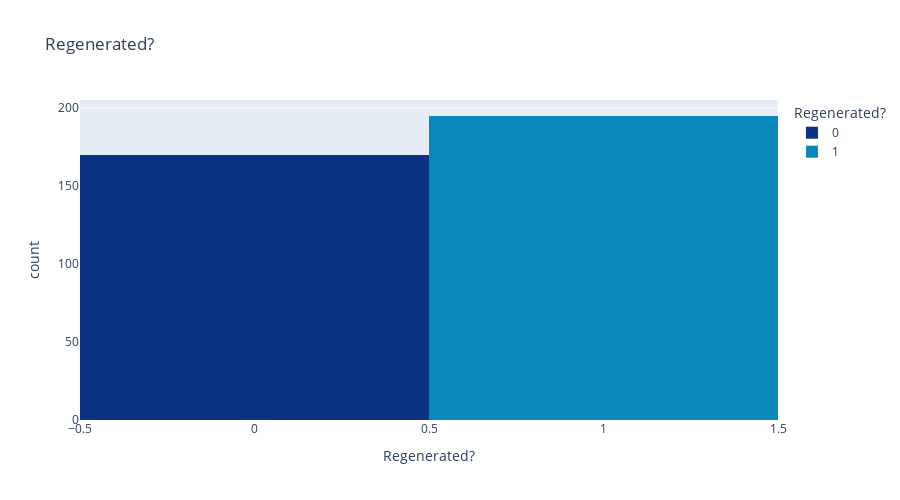

The cell this chart's notebook holds for it:
### Code cell
px.histogram(df, x='regen', title='Regenerated?', color='regen', **histogram_options)

### Figure 1 — Plotly figure (JSON) as saved in the notebook; plotly's stock layout.template omitted (floating-point values rounded to 4 significant figures; data arrays with more than 128 entries replaced by an {"elided": "..."} marker saying what was removed)
{"data": [{"alignmentgroup": "True", "bingroup": "x", "hovertemplate": "Regenerated?=%{x}<br>count=%{y}<extra></extra>", "legendgroup": "0", "marker": {"color": "rgb(12,51,131)", "pattern": {"shape": ""}}, "name": "0", "offsetgroup": "0", "orientation": "v", "showlegend": true, "type": "histogram", "x": {"elided": "170 int values"}, "xaxis": "x", "yaxis": "y"}, {"alignmentgroup": "True", "bingroup": "x", "hovertemplate": "Regenerated?=%{x}<br>count=%{y}<extra></extra>", "legendgroup": "1", "marker": {"color": "rgb(10,136,186)", "pattern": {"shape": ""}}, "name": "1", "offsetgroup": "1", "orientation": "v", "showlegend": true, "type": "histogram", "x": {"elided": "195 int values"}, "xaxis": "x", "yaxis": "y"}], "layout": {"barmode": "relative", "height": 500, "legend": {"title": {"text": "Regenerated?"}, "tracegroupgap": 0}, "title": {"text": "Regenerated?"}, "xaxis": {"anchor": "y", "categoryarray": [0, 1], "categoryorder": "array", "domain": [0, 1], "title": {"text": "Regenerated?"}}, "yaxis": {"anchor": "x", "domain": [0, 1], "title": {"text": "count"}}}}
